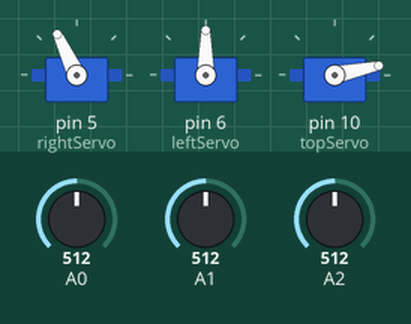
The sketch below on a simulated Arduino Uno, built with avr-gcc and run on an emulated ATmega328P. On the bench: 3 × servo. Inputs (shaded band) come from the test bench; at power-on: A0 = 512, A1 = 512, A2 = 512. What the sketch prints to the serial monitor is not drawn.

Above: at 1.2 s.
1.3 s: A0 set to 525
Timing chart, 0 to 4.3 s (numbered marks = the images above; inputs shaded):
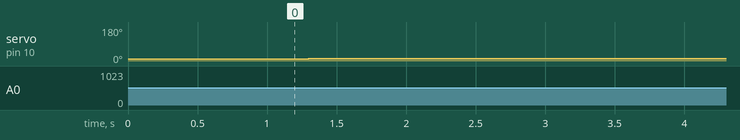

The sketch:

main.ino
```cpp
#include "Servo.h"

Servo rightServo;
Servo leftServo;
Servo topServo;
Servo downServo;

void setup() {
  pinMode(2, INPUT_PULLUP);
  pinMode(3, INPUT_PULLUP);
  Serial.begin(115200);
  rightServo.attach( 5,  500,  2500);
  rightServo.write(115); //115

  leftServo.attach(6, 500, 2500);
  leftServo.write(90); // 95

  topServo.attach(10, 500, 2500);
  topServo.write(12);

}
uint8_t angle2 = 15;

uint16_t topSignal = 0;
uint16_t bottomSignal = 0;
uint16_t rightSignal = 0;

void loop() {
  rightSignal = analogRead(2);
  topSignal = analogRead(0);
  bottomSignal = analogRead(1);


    Serial.print(rightSignal);
    Serial.print(" ");
    Serial.print(topSignal);
    Serial.print(" ");
    Serial.println(bottomSignal);

    if(topSignal > 60 || bottomSignal > 60) {
      if (bottomSignal - topSignal > 2) {
        if(angle2<60) {
          angle2+=1;
        }


        topServo.write(angle2);
      }

      if (topSignal - bottomSignal > 2){
        if(angle2 > 15) {
          angle2 -= 1;
        }
        topServo.write(angle2);
      }
    }


  delay(5);
}
```

Measured:
- after the input at 1.3 s, servo on pin 10 (topServo): 12° → 15° at once
